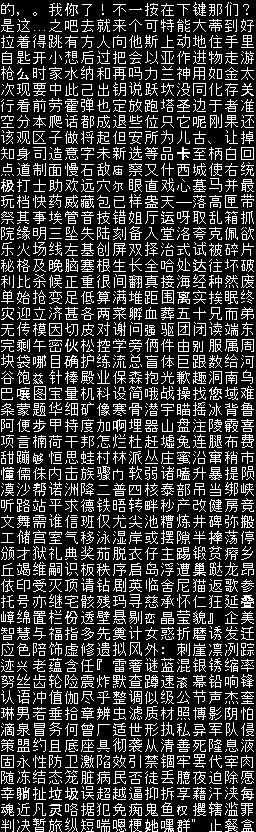
#> input picture engine/src/lang/glyph_cn.bmp, 256 x 832 px
$ python compare.py ../../engine/src/lang/glyph_cn.bmp ../../engine/src/lang/glyph_ja.bmp out.png
#> lines starting #> are read from the running program, lines starting #| are printed output that depends on the picture
#!/usr/bin/env python3
"""Compare NanoOS frames against the ANGLE GLES2 reference (tools/host_ref).
usage: compare.py REF.ppm|png NANO.png|.bin OUT.png
NANO may be a raw 240x432 ARGB8888 frame (.bin, as captured from the emulator queue buffers).
A landscape reference (432x240, HOST_LANDSCAPE=1) is compared against the portrait panel frame
rotated back to the logical view (NanoOS landscape mode 1, home button on the right).
Prints mean absolute difference (0-255) and the share of pixels differing by more than 24."""
import sys
from PIL import Image, ImageChops
def load(p):
#> called with p = '../../engine/src/lang/glyph_cn.bmp'
    if p.endswith('.bin'):
        d=open(p,'rb').read()[:240*432*4]
        return Image.frombytes('RGBA',(240,432),d,'raw','BGRA').convert('RGB')
    return Image.open(p).convert('RGB')
#> returned value: PIL image 256x832 RGB; 22.6% white in thin lines or dots
a,b=load(sys.argv[1]),load(sys.argv[2])
#> call 2 of load, with p = '../../engine/src/lang/glyph_ja.bmp'
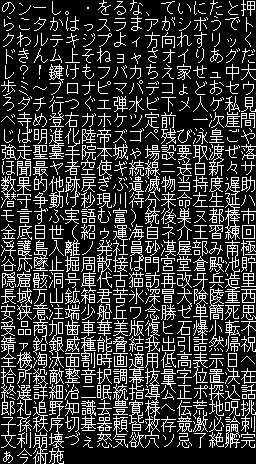
#> input picture engine/src/lang/glyph_ja.bmp, 256 x 464 px
#> in load (call 2), `return Image.open(p).convert('RGB')`: returned value: PIL image 256x464 RGB; 22.1% white in thin lines or dots
if a.size[0]>a.size[1] and b.size[0]<b.size[1]:b=b.transpose(Image.ROTATE_90)
W,H=a.size
#> W = 256; H = 832
d=ImageChops.difference(a,b)
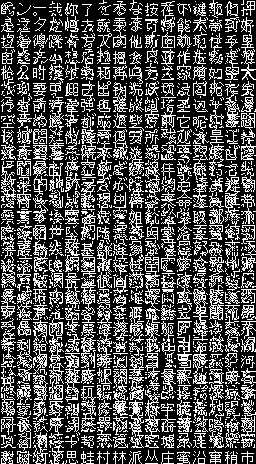
#> d: PIL image 256x464 RGB; 32.3% white in thin lines or dots
px=list(d.getdata());n=len(px)
#> after `px = list(d.getdata())`: px = 118784 items
#> after `n = len(px)`: n = 118784
mad=sum(sum(p) for p in px)/(3*n);big=sum(1 for p in px if max(p)>24)/n
#> after `mad = sum((sum(p) for p in px)) / (3 * n)`: mad = 82.29
#> after `big = sum((1 for p in px if max(p) > 24)) / n`: big = 0.323
sheet=Image.new('RGB',(W*3+20,H),(255,0,255))
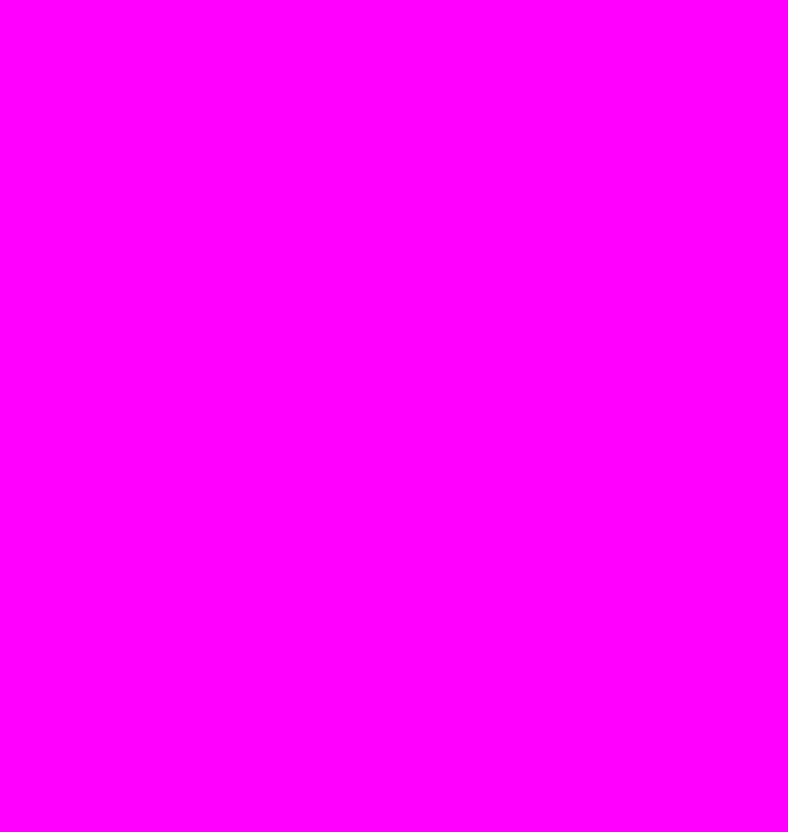
#> sheet: PIL image 788x832 RGB; mean R, G, B 255, 0, 255
sheet.paste(a,(0,0));sheet.paste(b,(W+10,0));sheet.paste(d.point(lambda v:min(255,v*3)),(2*W+20,0))
#> after `sheet.paste(a, (0, 0))`:
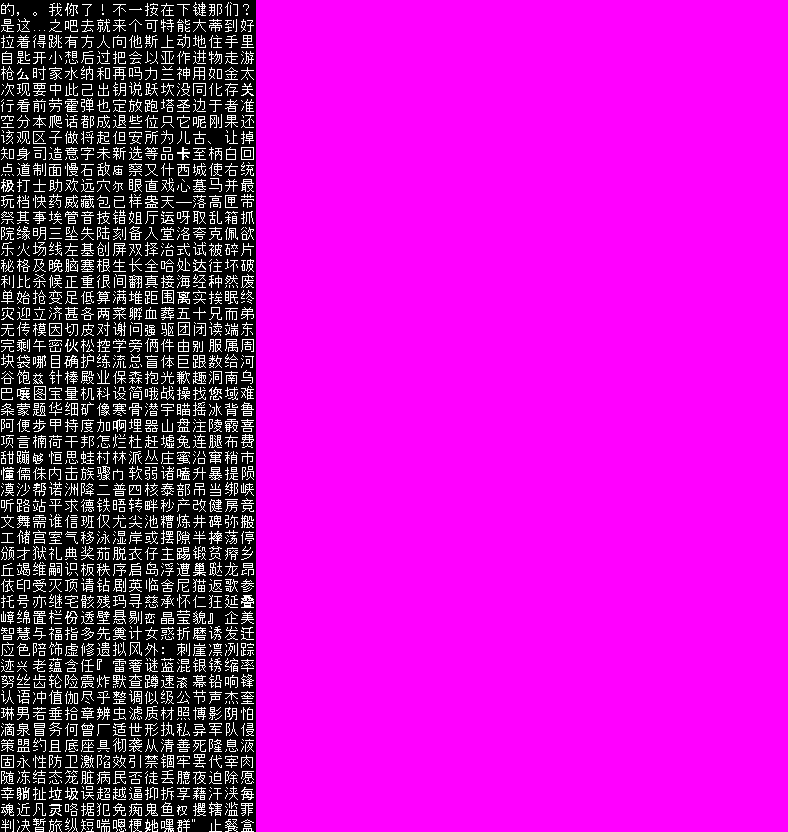
#> sheet: PIL image 788x832 RGB; mean R, G, B 190.9, 18.7, 190.9
#> after `sheet.paste(b, (W + 10, 0))`:
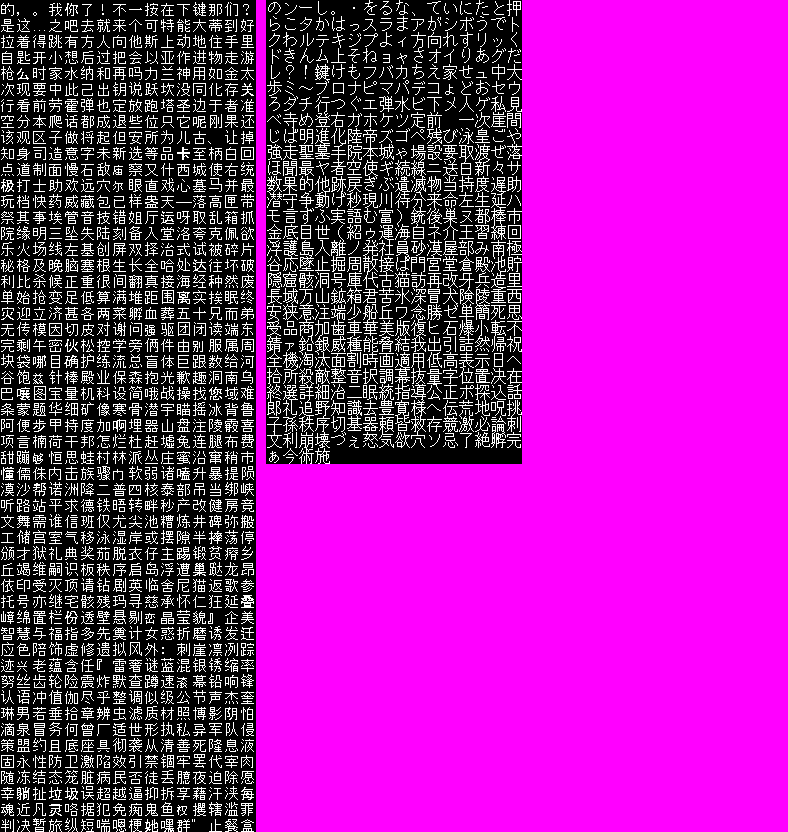
#> sheet: PIL image 788x832 RGB; mean R, G, B 154.9, 28.9, 154.9
#> after `sheet.paste(d.point(lambda v: min(255, v * 3)), (2 * W + 20, 0))`:
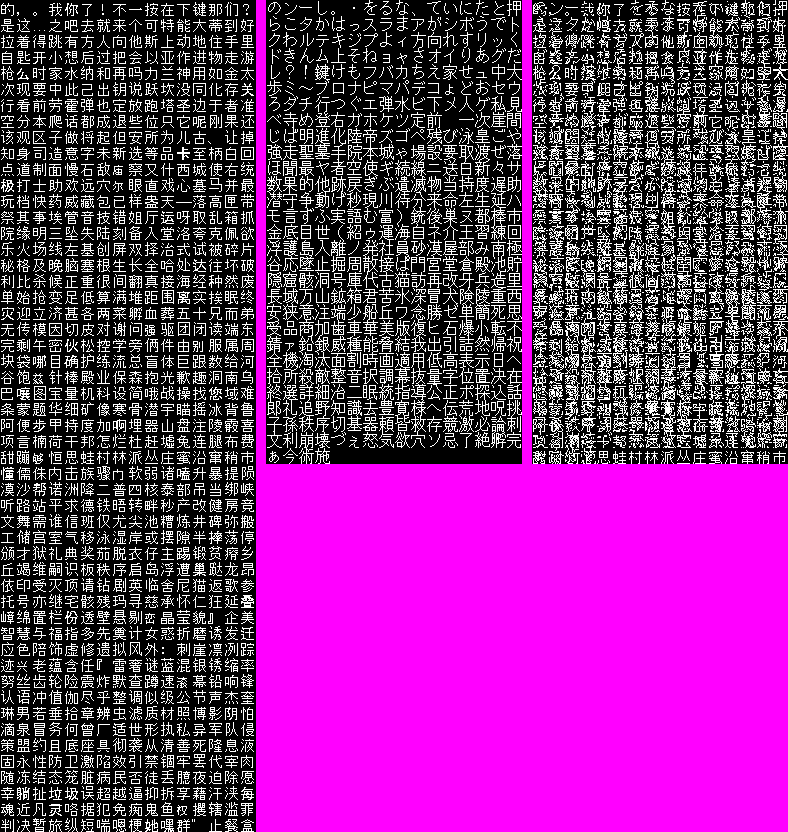
#> sheet: PIL image 788x832 RGB; mean R, G, B 123.6, 43.8, 123.6
sheet.save(sys.argv[3])
print('mean_abs_diff %.1f  pixels_off %.1f%%  (reference | nanoos | diff x3) -> %s'%(mad,100*big,sys.argv[3]))
#| mean_abs_diff 82.3  pixels_off 32.3%  (reference | nanoos | diff x3) -> out.png
